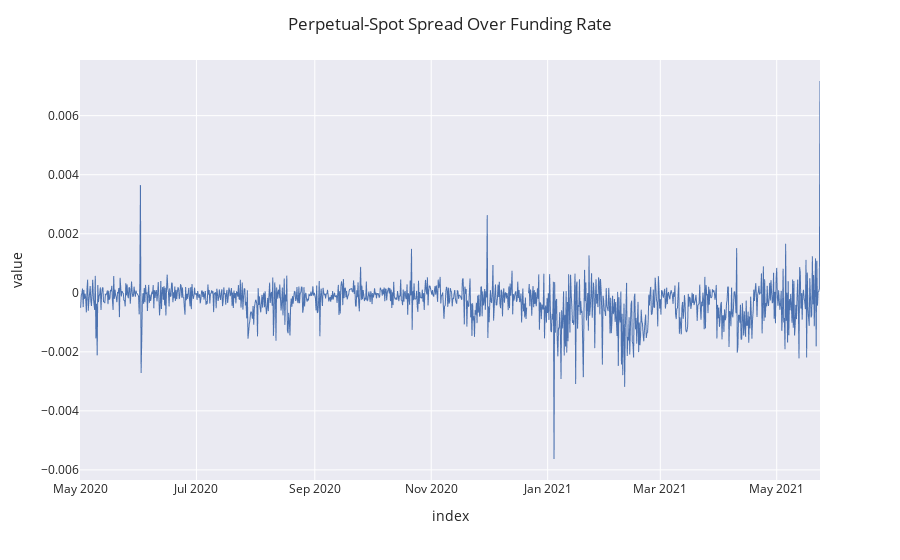

The cell this chart's notebook holds for it:
### Code cell
fig = (spread[spread.abs() < .015] - df_funding.fundingRate).plot()
fig.update_traces(line=dict(width=1))
fig.update(
    layout_showlegend=False,
    layout_title="Perpetual-Spot Spread Over Funding Rate"
)
fig.show()

### Figure 1 — Plotly figure (JSON) as saved in the notebook; plotly's stock layout.template omitted (floating-point values rounded to 4 significant figures; data arrays with more than 128 entries replaced by an {"elided": "..."} marker saying what was removed)
{"data": [{"hovertemplate": "variable=0<br>index=%{x}<br>value=%{y}<extra></extra>", "legendgroup": "0", "line": {"color": "rgb(76,114,176)", "dash": "solid", "width": 1}, "mode": "lines", "name": "0", "showlegend": true, "type": "scattergl", "x": {"elided": "1164 str values"}, "xaxis": "x", "y": {"elided": "1164 float values"}, "yaxis": "y"}], "layout": {"legend": {"title": {"text": "variable"}, "tracegroupgap": 0}, "margin": {"t": 60}, "showlegend": false, "title": {"text": "Perpetual-Spot Spread Over Funding Rate"}, "xaxis": {"anchor": "y", "domain": [0, 1], "title": {"text": "index"}}, "yaxis": {"anchor": "x", "domain": [0, 1], "title": {"text": "value"}}}}
